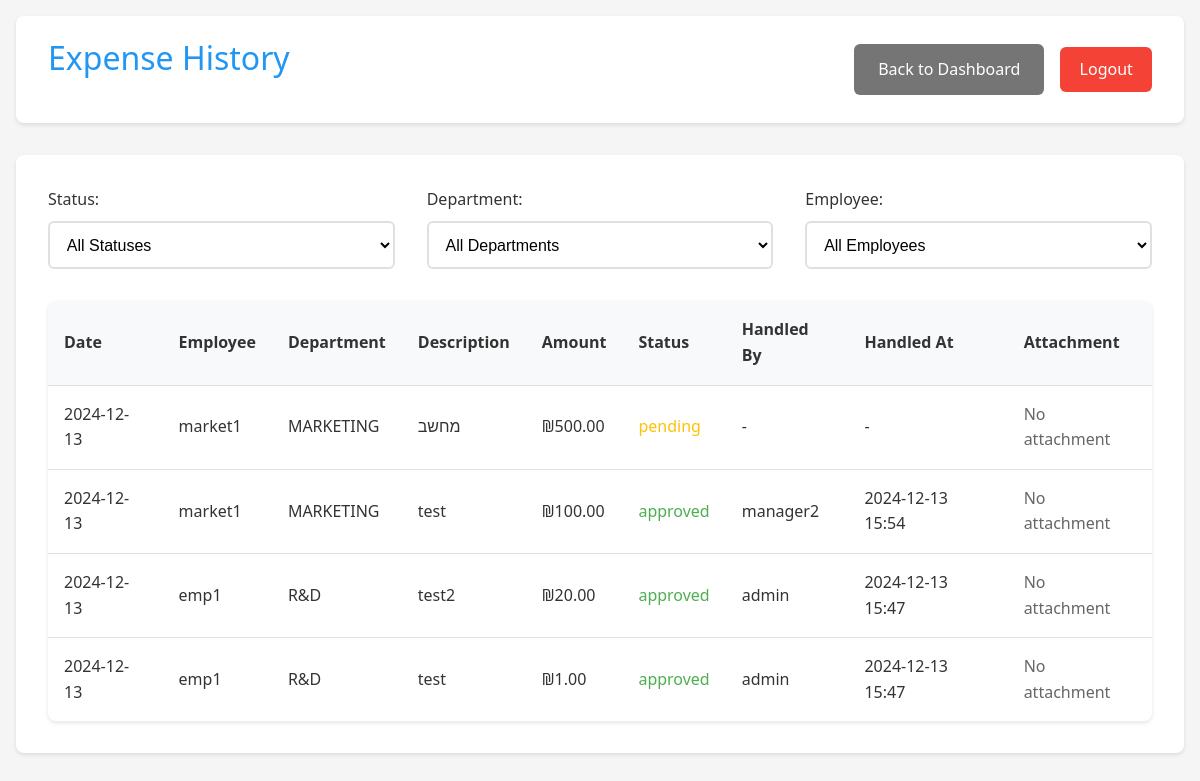
Page /manager/history (signed in) on the earlier database version.
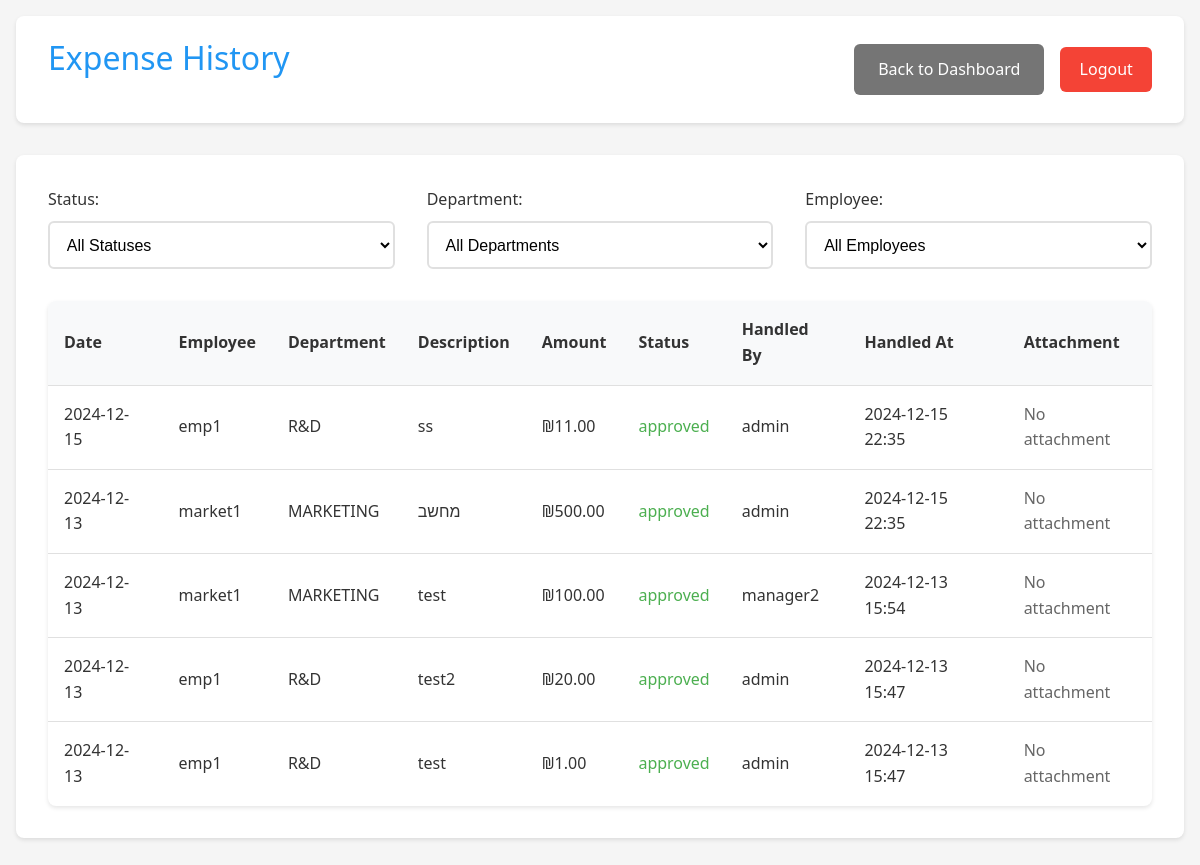
Same page on the later database version.
### app.py (models this page shows, shortened)
class Expense(db.Model):
    __tablename__ = 'expense'
    id = db.Column(db.Integer, primary_key=True)
    amount = db.Column(db.Float, nullable=False)
    description = db.Column(db.String(200))
    date = db.Column(db.DateTime, nullable=False, default=datetime.utcnow)
    status = db.Column(db.String(20), default='pending')
    user_id = db.Column(db.Integer, db.ForeignKey('user.id'), nullable=False)
    subcategory_id = db.Column(db.Integer, db.ForeignKey('subcategory.id'), nullable=False)
    attachment_filename = db.Column(db.String(255))
    manager_id = db.Column(db.Integer, db.ForeignKey('user.id'), nullable=True)
    handled_at = db.Column(db.DateTime, nullable=True)

class User(UserMixin, db.Model):
    __tablename__ = 'user'
    id = db.Column(db.Integer, primary_key=True)
    username = db.Column(db.String(80), unique=True, nullable=False)
    password = db.Column(db.String(120), nullable=False)
    is_manager = db.Column(db.Boolean, default=False)
    is_admin = db.Column(db.Boolean, default=False)
    department_id = db.Column(db.Integer, db.ForeignKey('department.id'))
    status = db.Column(db.String(20), default='active')  # active, inactive, pending
    submitted_expenses = db.relationship('Expense',
                                       primaryjoin='User.id==Expense.user_id',
                                       backref='submitter',
                                       lazy=True)
    handled_expenses = db.relationship('Expense',
                                     primaryjoin='User.id==Expense.manager_id',
                                     backref='handler',
                                     lazy=True)

class Department(db.Model):
    __tablename__ = 'department'
    id = db.Column(db.Integer, primary_key=True)
    name = db.Column(db.String(100), nullable=False)
    budget = db.Column(db.Float, default=0.0)
    users = db.relationship('User', backref='department', lazy=True)
    categories = db.relationship('Category', backref='department', lazy=True)

### app.py (the view)
@app.route('/manager/history')
@login_required
def expense_history():
    if not current_user.is_manager:
        return redirect(url_for('employee_dashboard'))
    status = request.args.get('status', 'all')
    employee = request.args.get('employee', 'all')
    department = request.args.get('department', 'all')
    query = Expense.query.join(User, Expense.user_id == User.id)
    if current_user.username != 'admin':
        query = query.filter(User.department_id == current_user.department_id)
    if status != 'all':
        query = query.filter(Expense.status == status)
    if employee != 'all':
        query = query.filter(Expense.user_id == employee)
    if department != 'all' and current_user.username == 'admin':
        query = query.filter(User.department_id == department)
    if current_user.username == 'admin':
        employees = User.query.filter_by(is_manager=False).all()
        departments = Department.query.all()
    else:
        employees = User.query.filter_by(
            is_manager=False,
            department_id=current_user.department_id
        ).all()
        departments = [current_user.department] if current_user.department else []
    expenses = query.order_by(Expense.date.desc()).all()
    return render_template('expense_history.html',
                         expenses=expenses,
                         employees=employees,
                         departments=departments,
                         selected_status=status,
                         selected_employee=employee,
                         selected_department=department)

### app.py (called while the page is built)
@login_manager.user_loader
def load_user(user_id):
    return User.query.get(int(user_id))

### templates/expense_history.html (shortened to what this page needs)
<!DOCTYPE html>
<html>
<head>
    <link rel="stylesheet" href="{{ url_for('static', filename='style.css') }}">
</head>
<body>
    <div class="container">
        <header>
            <h1>Expense History</h1>
            <div class="header-actions">
                <a href="{{ url_for('manager_dashboard') }}" class="button secondary">Back to Dashboard</a>
                <a href="{{ url_for('logout') }}" class="logout-btn">Logout</a>
            </div>
        </header>
        <div class="card">
            <div class="filters">
                <form method="GET" class="filter-form">
                    <div class="filter-group">
                        <label for="status">Status:</label>
                        <select name="status" id="status" onchange="this.form.submit()">
                            <option value="all" {% if selected_status == 'all' %}selected{% endif %}>All Statuses</option>
                        </select>
                    </div>
                    <div class="filter-group">
                        <label for="department">Department:</label>
                        <select name="department" id="department" onchange="this.form.submit()">
                            <option value="all" {% if selected_department == 'all' %}selected{% endif %}>All Departments</option>
                        </select>
                    </div>
                    <div class="filter-group">
                        <label for="employee">Employee:</label>
                        <select name="employee" id="employee" onchange="this.form.submit()">
                            <option value="all" {% if selected_employee == 'all' %}selected{% endif %}>All Employees</option>
                        </select>
                    </div>
                </form>
            </div>
            <div class="table-responsive">
                <table>
                    <thead>
                        <tr>
                            <th>Date</th>
                            <th>Employee</th>
                            <th>Department</th>
                            <th>Description</th>
                            <th>Amount</th>
                            <th>Status</th>
                            <th>Handled By</th>
                            <th>Handled At</th>
                            <th>Attachment</th>
                        </tr>
                    </thead>
                    <tbody>
                        {% for expense in expenses %}
                        <tr>
                            <td>{{ expense.date.strftime('%Y-%m-%d') }}</td>
                            <td>{{ expense.submitter.username }}</td>
                            <td>{{ expense.submitter.department.name if expense.submitter.department else 'N/A' }}</td>
                            <td>{{ expense.description }}</td>
                            <td>₪{{ "%.2f"|format(expense.amount) }}</td>
                            <td class="status-{{ expense.status }}">{{ expense.status }}</td>
                            <td>
                                {% if expense.status != 'pending' %}
                                    {{ expense.handler.username if expense.handler else 'N/A' }}
                                {% else %}
                                    -
                                {% endif %}
                            </td>
                            <td>
                                {% if expense.handled_at %}
                                    {{ expense.handled_at.strftime('%Y-%m-%d %H:%M') }}
                                {% else %}
                                    -
                                {% endif %}
                            </td>
                            <td>
                                {% if expense.attachment_filename %}
                                    <a href="{{ url_for('download_file', filename=expense.attachment_filename) }}"
                                       class="button secondary small">Download</a>
                                {% else %}
                                    <span class="text-muted">No attachment</span>
                                {% endif %}
                            </td>
                        </tr>
                        {% endfor %}
                    </tbody>
                </table>
            </div>
        </div>
    </div>
</body>
</html>

### static/style.css (style rules this page uses)
:root { --primary-color: #2196F3; --secondary-color: #FFC107; --success-color: #4CAF50; --danger-color: #f44336; --text-color: #333; --bg-color: #f5f5f5; --card-bg: #ffffff; --background-light: #f8f9fa; }
* { margin: 0; padding: 0; box-sizing: border-box; transition: all 0.3s ease; }
body { font-family: 'Segoe UI', Roboto, Arial, sans-serif; background-color: var(--bg-color); color: var(--text-color); line-height: 1.6; }
.container { max-width: 1200px; margin: 0 auto; padding: 1rem; }
header { background-color: var(--card-bg); padding: 1rem 2rem; box-shadow: 0 2px 4px rgba(0,0,0,0.1); margin-bottom: 2rem; border-radius: 8px; display: flex; justify-content: space-between; align-items: center; }
h1 { color: var(--primary-color); font-weight: 500; margin-bottom: 1.5rem; }
.card { background-color: var(--card-bg); border-radius: 8px; box-shadow: 0 2px 4px rgba(0,0,0,0.1); padding: 2rem; margin-bottom: 2rem; }
label { display: block; margin-bottom: 0.5rem; color: var(--text-color); font-weight: 500; }
.button, button { display: inline-flex; align-items: center; justify-content: center; padding: 0.8rem 1.5rem; border: none; border-radius: 6px; font-size: 1rem; font-weight: 500; cursor: pointer; text-decoration: none; transition: transform 0.2s ease, box-shadow 0.2s ease; }
.button.secondary { background-color: #757575; color: white; }
.logout-btn { background-color: var(--danger-color); color: white; padding: 0.6rem 1.2rem; border-radius: 6px; text-decoration: none; font-weight: 500; }
table { width: 100%; border-collapse: separate; border-spacing: 0; margin-top: 1.5rem; background-color: var(--card-bg); border-radius: 8px; overflow: hidden; box-shadow: 0 2px 4px rgba(0,0,0,0.1); }
th, td { padding: 1rem; text-align: left; border-bottom: 1px solid #e0e0e0; }
th { background-color: #f8f9fa; font-weight: 600; color: var(--text-color); }
tr:last-child td { border-bottom: none; }
.status-approved { color: var(--success-color); font-weight: 500; }
.text-muted { color: #666; }
.header-actions { display: flex; gap: 1rem; align-items: center; }
.filters { margin-bottom: 2rem; }
.filter-form { display: flex; gap: 2rem; align-items: flex-end; }
.filter-group { flex: 1; }
.filter-group label { margin-bottom: 0.5rem; }
.filter-group select { width: 100%; padding: 0.8rem; border: 2px solid #e0e0e0; border-radius: 6px; font-size: 1rem; background-color: white; cursor: pointer; transition: border-color 0.3s ease; }

Differences in the rows shown:
added Expense: date "2024-12-15", submitter.username "emp1", submitter.department "R&D", description "ss", amount "11.00", status "approved", handler "admin", handled_at "2024-12-15 22:35", shows "No attachment"
changed Expense "מחשב": status "pending" → "approved"; handler (not shown) → "admin"; handled_at (not shown) → "2024-12-15 22:35"; no longer shows "-"
